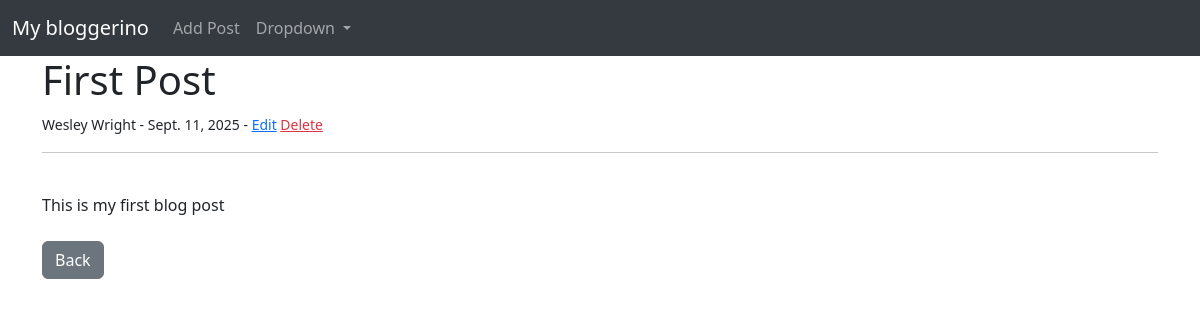
Page /article/1 on the earlier database version.
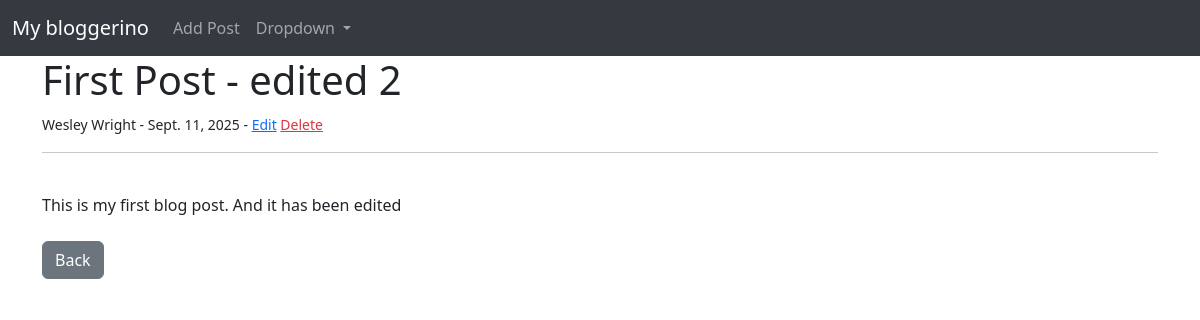
Same page on the later database version.
### theblog/models.py (models this page shows, shortened)
class Post(models.Model):
    title = models.CharField(max_length=255)
    author = models.ForeignKey(User, on_delete=models.CASCADE)
    body = models.TextField()
    publish_date = models.DateField(auto_now_add=True)

### theblog/views.py (the view)
# urls.py: path('article/<int:pk>', views.ArticleDetailView.as_view(), name='article_details'),
class ArticleDetailView(DetailView):
    model = Post
    template_name = 'article_details.html'

### theblog/templates/article_details.html (shortened to what this page needs)
{% extends 'base.html' %}
{% block content %}
<h1>{{ post.title }}</h1>
<small>
    {{ post.author.first_name }}
    {{ post.author.last_name }} -
    {{ post.publish_date }} -
    <a href="{% url 'edit_post' post.pk %}">Edit</a>
    <a href="{% url 'delete_post' post.pk %}" class="link-danger">Delete</a>
</small>
<br />
<hr>
<br />
{{ post.body }}
<br /> <br />
<a href={% url 'home' %} class="btn btn-secondary">Back</a>
{% endblock %}

### theblog/templates/base.html (shortened to what this page needs)
<!DOCTYPE html>
<html lang="en">
    <head>
        <link
            href="https://cdn.jsdelivr.net/npm/bootstrap@5.3.8/dist/css/bootstrap.min.css"
            rel="stylesheet"
        />
    </head>
    <body>
        <nav
            class="navbar navbar-expand-lg bg-body-secondary"
            data-bs-theme="dark"
        >
            <div class="container-fluid">
                <a class="navbar-brand" href="{% url 'home' %}">My bloggerino</a>
                <div
                    class="collapse navbar-collapse"
                    id="navbarSupportedContent"
                >
                    <ul class="navbar-nav me-auto mb-2 mb-lg-0">
                        <li class="nav-item">
                            <a class="nav-link" href={% url 'add_post' %}>Add Post</a>
                        </li>
                        <li class="nav-item dropdown">
                            <a
                                class="nav-link dropdown-toggle"
                                href="#"
                                role="button"
                                data-bs-toggle="dropdown"
                                aria-expanded="false"
                            >
                                Dropdown
                            </a>
                        </li>
                    </ul>
                </div>
            </div>
        </nav>
        <div class="container">{% block content %} {% endblock %}</div>
    </body>
</html>

Differences in the rows shown:
changed Post "Wesley": title "First Post" → "First Post - edited 2"; body "This is my first blog post" → "This is my first blog post. And it has been edited"
